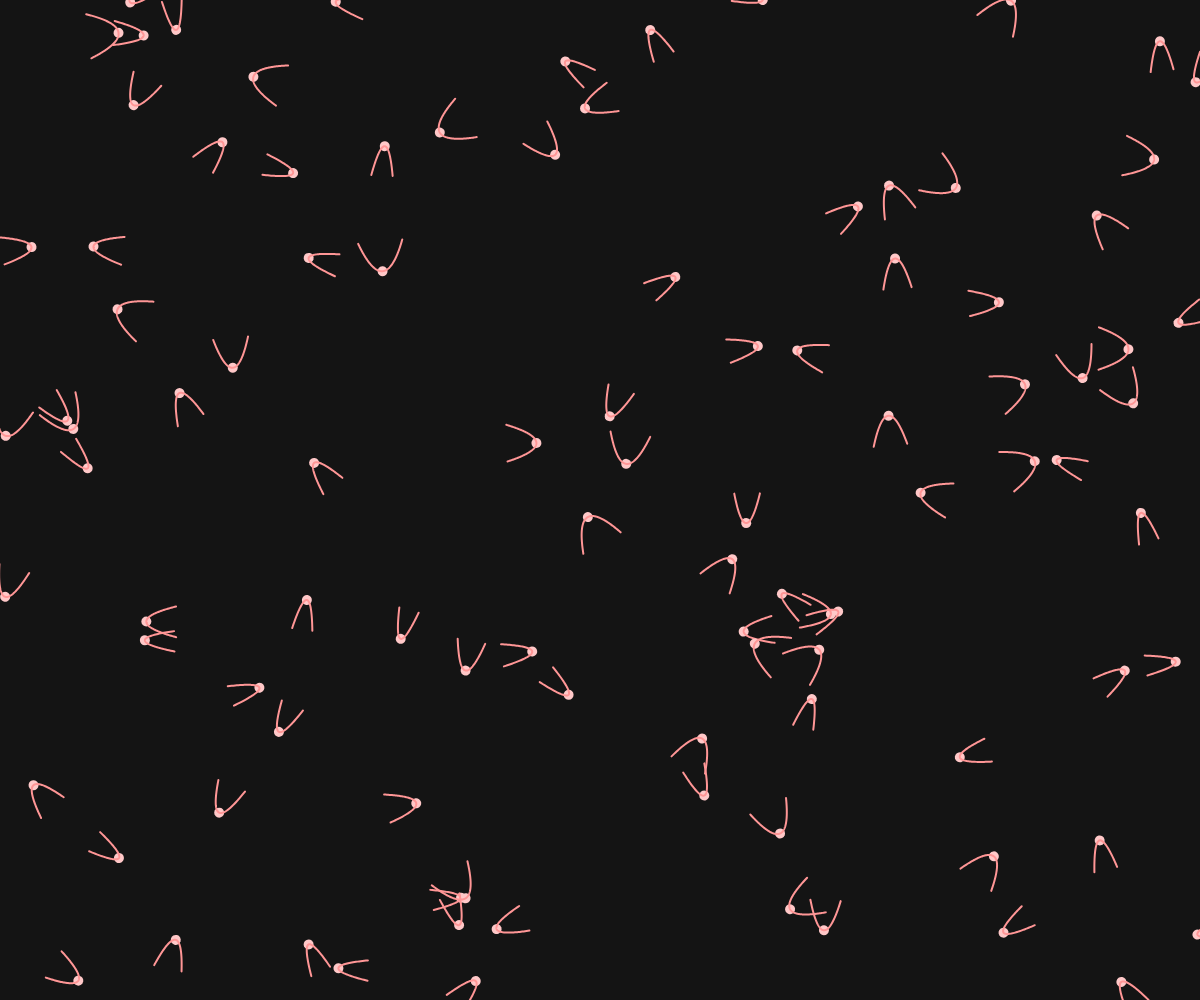
Frame 1 (no input)
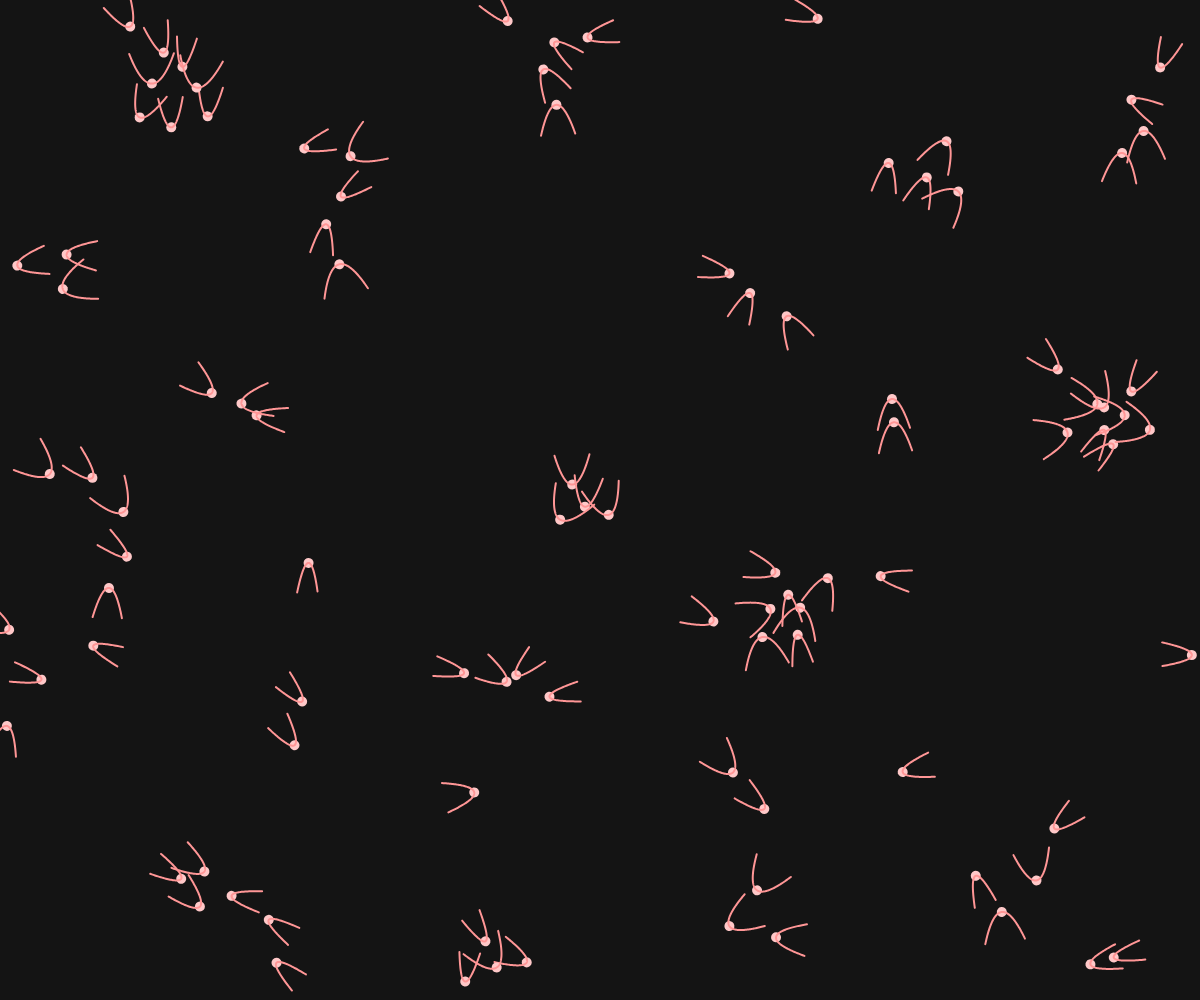
Frame 60 (no input)
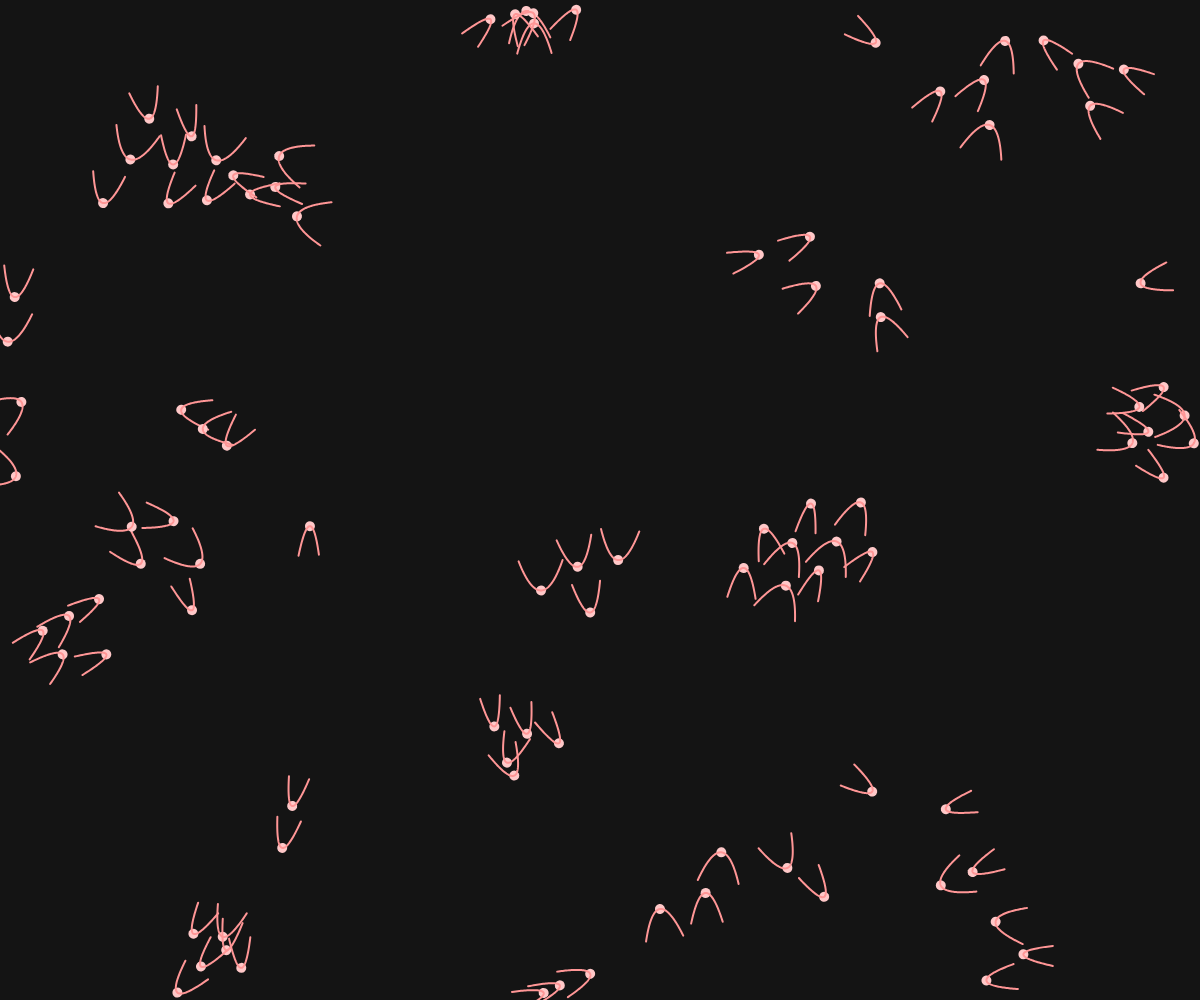
Frame 120 (the mouse pressed at the canvas centre since frame 60)

The p5.js sketch that drew these frames (run headless with seeded random() and noise() and a simulated clock; from frame 60 on, the mouse is pressed at the canvas centre):

// p5.js sketch
// ── sketch.js
class Fish {
    constructor() {
        this.position = createVector(random(width), random(height));
        this.velocity = p5.Vector.random2D();
        this.acceleration = createVector();
        this.maxSpeed = 2;
        this.maxForce = 0.1;
        this.size = 10;
        this.time = random(0, 1000); // 時間の初期値をランダムに設定
    }

    // 群れの動きを制御する3つのルール
    align(fishes) {
        let perceptionRadius = 50;
        let steering = createVector();
        let total = 0;

        for (let other of fishes) {
            let d = dist(this.position.x, this.position.y, other.position.x, other.position.y);
            if (other != this && d < perceptionRadius) {
                steering.add(other.velocity);
                total++;
            }
        }

        if (total > 0) {
            steering.div(total);
            steering.setMag(this.maxSpeed);
            steering.sub(this.velocity);
            steering.limit(this.maxForce);
        }
        return steering;
    }

    cohesion(fishes) {
        let perceptionRadius = 100;
        let steering = createVector();
        let total = 0;

        for (let other of fishes) {
            let d = dist(this.position.x, this.position.y, other.position.x, other.position.y);
            if (other != this && d < perceptionRadius) {
                steering.add(other.position);
                total++;
            }
        }

        if (total > 0) {
            steering.div(total);
            steering.sub(this.position);
            steering.setMag(this.maxSpeed);
            steering.sub(this.velocity);
            steering.limit(this.maxForce);
        }
        return steering;
    }

    // 点が尾びれの領域内にあるかチェック
    isInFinArea(point) {
        // 魚の位置を原点とした相対座標に変換
        let relativePoint = p5.Vector.sub(point, this.position);
        // 魚の向きに合わせて回転
        let angle = -this.velocity.heading();
        let rotatedX = relativePoint.x * cos(angle) - relativePoint.y * sin(angle);
        let rotatedY = relativePoint.x * sin(angle) + relativePoint.y * cos(angle);
        
        // 尾びれの領域チェック (y > x² かつ y < 9)
        let scaledX = rotatedX / (this.size / 3);
        let scaledY = rotatedY / (this.size / 3);
        return scaledY > scaledX * scaledX && scaledY < 9;
    }

    separation(fishes) {
        let perceptionRadius = 45;
        let steering = createVector();
        let total = 0;

        for (let other of fishes) {
            let d = dist(this.position.x, this.position.y, other.position.x, other.position.y);
            if (other != this && d < perceptionRadius) {
                let diff = p5.Vector.sub(this.position, other.position);
                
                // 尾びれの領域内にある場合は、より強い反発力を与える
                if (this.isInFinArea(other.position)) {
                    diff.mult(4.0);  // 反発力を2倍に
                }
                
                diff.div(d * d);
                steering.add(diff);
                total++;
            }
        }

        if (total > 0) {
            steering.div(total);
            steering.setMag(this.maxSpeed);
            steering.sub(this.velocity);
            steering.limit(this.maxForce);
        }
        return steering;
    }

    flock(fishes) {
        let alignment = this.align(fishes);
        let cohesion = this.cohesion(fishes);
        let separation = this.separation(fishes);

        alignment.mult(0.5);
        cohesion.mult(0.5);
        separation.mult(0.8);

        this.acceleration.add(alignment);
        this.acceleration.add(cohesion);
        this.acceleration.add(separation);
    }

    update() {
        this.velocity.add(this.acceleration);
        this.velocity.limit(this.maxSpeed);
        this.position.add(this.velocity);
        this.acceleration.mult(0);

        // 画面端での折り返し
        if (this.position.x < 0) this.position.x = width;
        if (this.position.x > width) this.position.x = 0;
        if (this.position.y < 0) this.position.y = height;
        if (this.position.y > height) this.position.y = 0;
    }

    show() {
        push();
        translate(this.position.x, this.position.y);
        rotate(this.velocity.heading());
        
        // 魚の本体（円）
        fill(255, 200, 200);
        noStroke();
        ellipse(0, 0, this.size, this.size);
        
        // 尾びれ（二次関数の曲線）
        stroke(255, 150, 150);
        strokeWeight(2);
        noFill();
        
        // 尾びれを-90度回転
        push();
        rotate(PI/2);  // -90度回転
        
        // 時間に基づいて係数を変化させる
        let t = (this.time % 60) / 60; // 1秒（60フレーム）で1周期
        let coefficient = map(sin(t * TWO_PI), -1, 1, 0.2, 1); // 0.1から1の範囲で振動
        
        // 二次関数の曲線を描画
        beginShape();
        let xRange = sqrt(9 / coefficient); // y=9になるxの範囲を計算
        for (let x = -xRange; x <= xRange; x += 0.1) {
            let y = coefficient * x * x;  // y = ax^2
            // スケーリングと位置調整
            let scaledX = x * (this.size / 3);
            let scaledY = y * (this.size / 3);
            vertex(scaledX, scaledY);
        }
        endShape();
        
        pop();
        
        pop();
        
        // 時間を更新（1フレームごとに1増加）
        this.time += 1;
    }
}

let fishes = [];
const numFishes = 100;

function setup() {
    createCanvas(windowWidth, windowHeight);
    for (let i = 0; i < numFishes; i++) {
        fishes.push(new Fish());
    }
}

function draw() {
    background(20, 20, 20);
    
    for (let fish of fishes) {
        fish.flock(fishes);
        fish.update();
        fish.show();
    }
}

function windowResized() {
    resizeCanvas(windowWidth, windowHeight);
} 
